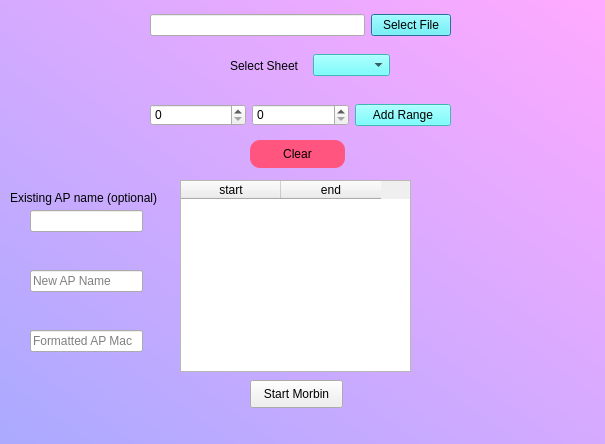
<?xml version="1.0" encoding="UTF-8"?>
<ui version="4.0">
 <class>Dialog</class>
 <widget class="QDialog" name="Dialog">
  <property name="geometry">
   <rect>
    <x>0</x>
    <y>0</y>
    <width>605</width>
    <height>444</height>
   </rect>
  </property>
  <property name="windowTitle">
   <string>Dialog</string>
  </property>
  <property name="styleSheet">
   <string notr="true">
QDialog#Dialog{
background: qlineargradient(spread:pad, x1:0, y1:1, x2:1, y2:0, stop:0 rgba(170, 170, 255, 255), stop:1 rgba(255, 170, 255, 255))
}</string>
  </property>
  <widget class="QWidget" name="horizontalLayoutWidget">
   <property name="geometry">
    <rect>
     <x>150</x>
     <y>10</y>
     <width>301</width>
     <height>31</height>
    </rect>
   </property>
   <layout class="QHBoxLayout" name="horizontalLayout">
    <item>
     <widget class="QLineEdit" name="file_box"/>
    </item>
    <item>
     <widget class="QPushButton" name="file_button">
      <property name="styleSheet">
       <string notr="true">background-color: rgb(85, 255, 255);</string>
      </property>
      <property name="text">
       <string>Select File</string>
      </property>
     </widget>
    </item>
   </layout>
  </widget>
  <widget class="QWidget" name="horizontalLayoutWidget_2">
   <property name="geometry">
    <rect>
     <x>150</x>
     <y>100</y>
     <width>301</width>
     <height>31</height>
    </rect>
   </property>
   <layout class="QHBoxLayout" name="horizontalLayout_2">
    <item>
     <widget class="QSpinBox" name="start_row_box">
      <property name="maximum">
       <number>99999</number>
      </property>
     </widget>
    </item>
    <item>
     <widget class="QSpinBox" name="end_row_box">
      <property name="maximum">
       <number>99999</number>
      </property>
     </widget>
    </item>
    <item>
     <widget class="QPushButton" name="add_range_button">
      <property name="styleSheet">
       <string notr="true">background-color: rgb(85, 255, 255);</string>
      </property>
      <property name="text">
       <string>Add Range</string>
      </property>
     </widget>
    </item>
   </layout>
  </widget>
  <widget class="QTableWidget" name="table">
   <property name="geometry">
    <rect>
     <x>180</x>
     <y>180</y>
     <width>231</width>
     <height>192</height>
    </rect>
   </property>
   <column>
    <property name="text">
     <string>start</string>
    </property>
   </column>
   <column>
    <property name="text">
     <string>end</string>
    </property>
   </column>
  </widget>
  <widget class="QWidget" name="horizontalLayoutWidget_3">
   <property name="geometry">
    <rect>
     <x>230</x>
     <y>50</y>
     <width>160</width>
     <height>31</height>
    </rect>
   </property>
   <layout class="QHBoxLayout" name="horizontalLayout_3">
    <item>
     <widget class="QLabel" name="label">
      <property name="text">
       <string>Select Sheet</string>
      </property>
     </widget>
    </item>
    <item>
     <widget class="QComboBox" name="sheet_box">
      <property name="styleSheet">
       <string notr="true">background-color: rgb(85, 255, 127);
background-color: rgb(85, 255, 255);</string>
      </property>
     </widget>
    </item>
   </layout>
  </widget>
  <widget class="QPushButton" name="start_button">
   <property name="geometry">
    <rect>
     <x>250</x>
     <y>380</y>
     <width>93</width>
     <height>28</height>
    </rect>
   </property>
   <property name="styleSheet">
    <string notr="true">QPushButton#start_button{
	background: rgb(85, 255, 127);
	border-radius: 10px;
	border: 2px solid rgb(0, 170, 127);
	border-width: 1px;
}


QPushButton#start_button:hover{
	background: rgba(85, 255, 127, 200);
}

QPushButton#start_button:pressed{
	background: rgba(180, 255, 233, 200);
}

rgb()</string>
   </property>
   <property name="text">
    <string>Start Morbin</string>
   </property>
  </widget>
  <widget class="QLabel" name="console">
   <property name="geometry">
    <rect>
     <x>220</x>
     <y>410</y>
     <width>161</width>
     <height>21</height>
    </rect>
   </property>
   <property name="styleSheet">
    <string notr="true">font-weight: bold;
font-size: 16px;
color: rgb(255, 0, 127)</string>
   </property>
   <property name="text">
    <string/>
   </property>
   <property name="alignment">
    <set>Qt::AlignCenter</set>
   </property>
  </widget>
  <widget class="QPushButton" name="clear_button">
   <property name="geometry">
    <rect>
     <x>250</x>
     <y>140</y>
     <width>95</width>
     <height>28</height>
    </rect>
   </property>
   <property name="styleSheet">
    <string notr="true">background-color: rgb(255, 85, 127);
	border-radius: 10px;</string>
   </property>
   <property name="text">
    <string>Clear</string>
   </property>
  </widget>
  <widget class="QLineEdit" name="name_box">
   <property name="geometry">
    <rect>
     <x>30</x>
     <y>270</y>
     <width>113</width>
     <height>22</height>
    </rect>
   </property>
   <property name="text">
    <string/>
   </property>
   <property name="placeholderText">
    <string>New AP Name</string>
   </property>
  </widget>
  <widget class="QLineEdit" name="mac_box">
   <property name="geometry">
    <rect>
     <x>30</x>
     <y>330</y>
     <width>113</width>
     <height>22</height>
    </rect>
   </property>
   <property name="placeholderText">
    <string>Formatted AP Mac</string>
   </property>
  </widget>
  <widget class="QLineEdit" name="existing_name_box">
   <property name="geometry">
    <rect>
     <x>30</x>
     <y>210</y>
     <width>113</width>
     <height>22</height>
    </rect>
   </property>
   <property name="text">
    <string/>
   </property>
   <property name="placeholderText">
    <string/>
   </property>
  </widget>
  <widget class="QLabel" name="label_2">
   <property name="geometry">
    <rect>
     <x>10</x>
     <y>190</y>
     <width>161</width>
     <height>16</height>
    </rect>
   </property>
   <property name="text">
    <string>Existing AP name (optional)</string>
   </property>
  </widget>
 </widget>
 <resources/>
 <connections/>
</ui>
